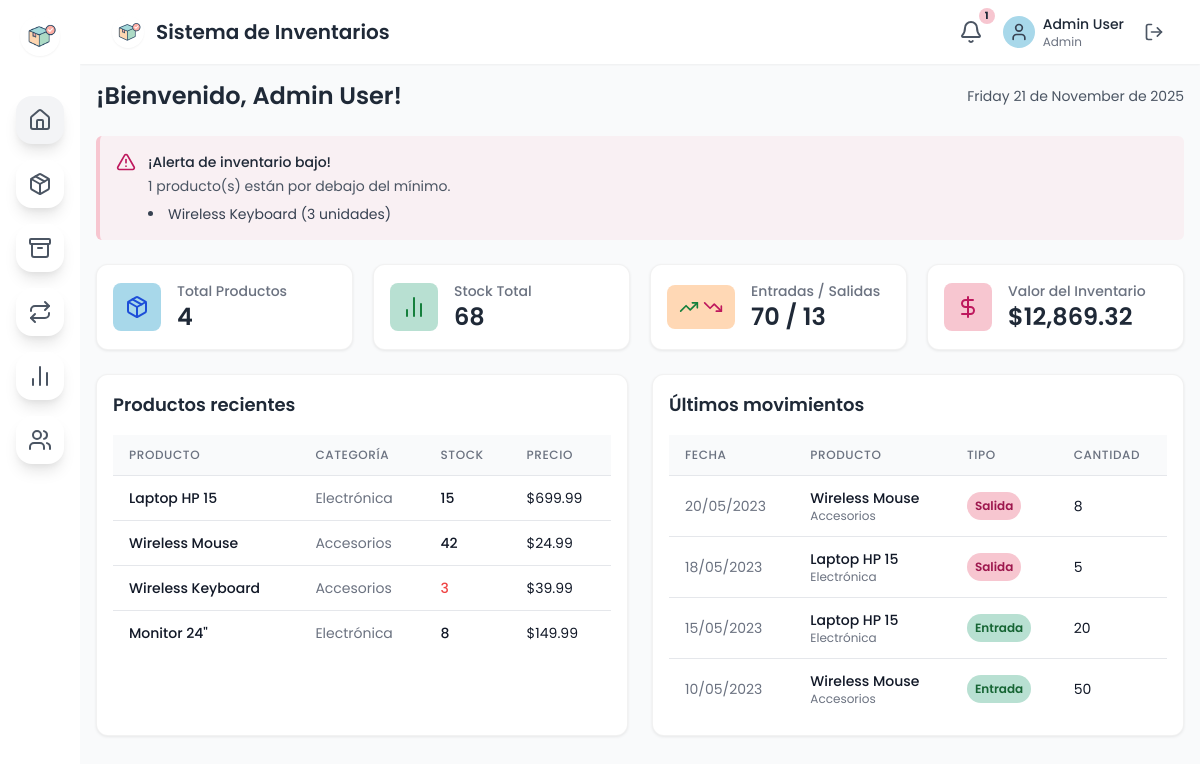
The page / (signed in) on the database its author committed.
### tables this page shows
CREATE TABLE IF NOT EXISTS products (
    id INT AUTO_INCREMENT PRIMARY KEY,
    name VARCHAR(150) NOT NULL,
    description TEXT,
    category VARCHAR(100) NOT NULL DEFAULT 'General',
    price DECIMAL(10,2) NOT NULL DEFAULT 0,
    cost DECIMAL(10,2) NOT NULL DEFAULT 0,
    stock_quantity INT NOT NULL DEFAULT 0,
    min_stock_level INT NOT NULL DEFAULT 0,
    image_url TEXT,
    created_at DATETIME NOT NULL DEFAULT CURRENT_TIMESTAMP
);

CREATE TABLE IF NOT EXISTS movements (
    id INT AUTO_INCREMENT PRIMARY KEY,
    product_id INT NOT NULL,
    type ENUM('in', 'out') NOT NULL,
    quantity INT NOT NULL,
    date DATETIME NOT NULL DEFAULT CURRENT_TIMESTAMP,
    notes VARCHAR(255) DEFAULT '',
    user_id INT NULL,
    CONSTRAINT fk_movements_product FOREIGN KEY (product_id) REFERENCES products(id) ON DELETE CASCADE,
    CONSTRAINT fk_movements_user FOREIGN KEY (user_id) REFERENCES users(id) ON DELETE SET NULL
);

### app/helpers.php (called while the page is built, shortened)
<?php
function e(?string $value): string
{
    return htmlspecialchars((string) $value, ENT_QUOTES, 'UTF-8');
}
function auth_user(): ?array
{
    return $_SESSION['user'] ?? null;
}
function render(string $view, array $data = [], ?string $layout = 'layout'): void
{
    $viewFile = __DIR__ . '/Views/' . $view . '.php';
    extract($data);
    include $viewFile;
}

### app/Core/Controller.php (called while the page is built, shortened)
<?php
abstract class Controller
{
    protected function render(string $view, array $data = [], ?string $layout = 'layout'): void
    {
        render($view, $data, $layout);
    }
}

### app/Controllers/DashboardController.php (called while the page is built, shortened)
<?php
class DashboardController extends Controller
{
    public function index(): void
    {
        $stats = Product::stats();
        $movementStats = Movement::stats();
        $lowStock = Product::lowStock();
        $this->render('dashboard/index', [
            'stats' => $stats,
            'movementStats' => $movementStats,
            'lowStock' => $lowStock,
            'recentProducts' => Product::recent(),
            'recentMovements' => Movement::latest(),
        ]);
    }
}

### public/index.php (called while the page is built, shortened)
<?php
$router = new Router();
$router->get('/login', [AuthController::class, 'showLogin']);
$router->post('/login', [AuthController::class, 'login']);
$router->get('/logout', [AuthController::class, 'logout']);
$router->get('/', [DashboardController::class, 'index']);
$router->get('/products', [ProductController::class, 'index']);
$router->post('/products/save', [ProductController::class, 'save']);
$router->post('/products/delete', [ProductController::class, 'delete']);
$router->get('/inventory', [InventoryController::class, 'index']);
$router->post('/inventory/adjust', [InventoryController::class, 'adjust']);
$router->get('/movements', [MovementController::class, 'index']);
$router->post('/movements/save', [MovementController::class, 'save']);
$router->get('/reports', [ReportController::class, 'index']);
$router->get('/users', [UserController::class, 'index']);
$router->post('/users/save', [UserController::class, 'save']);
$router->post('/users/delete', [UserController::class, 'delete']);
$router->post('/users/toggle', [UserController::class, 'toggle']);
$router->dispatch($_SERVER['REQUEST_METHOD'], parse_url($_SERVER['REQUEST_URI'] ?? '/', PHP_URL_PATH) ?: '/');

### app/Models/Product.php (called while the page is built, shortened)
<?php
class Product
{
    public static function lowStock(): array
    {
        $pdo = Database::connection();
        $stmt = $pdo->query('SELECT * FROM products WHERE stock_quantity <= min_stock_level ORDER BY stock_quantity ASC');
        return $stmt->fetchAll();
    }
    public static function stats(): array
    {
        $pdo = Database::connection();
        $summary = $pdo->query('SELECT COUNT(*) as total_products, SUM(stock_quantity) as total_stock, SUM(price * stock_quantity) as total_value FROM products')->fetch();
        return [
            'total_products' => (int) ($summary['total_products'] ?? 0),
            'total_stock' => (int) ($summary['total_stock'] ?? 0),
            'total_value' => (float) ($summary['total_value'] ?? 0),
        ];
    }
    public static function recent(int $limit = 5): array
    {
        $pdo = Database::connection();
        $stmt = $pdo->prepare('SELECT * FROM products ORDER BY created_at DESC LIMIT :limit');
        $stmt->bindValue(':limit', $limit, PDO::PARAM_INT);
        $stmt->execute();
        return $stmt->fetchAll();
    }
}

### app/Models/Movement.php (called while the page is built, shortened)
<?php
class Movement
{
    public static function latest(int $limit = 5): array
    {
        $pdo = Database::connection();
        $stmt = $pdo->prepare('SELECT m.*, p.name as product_name, p.category as product_category FROM movements m INNER JOIN products p ON p.id = m.product_id ORDER BY m.date DESC LIMIT :limit');
        $stmt->bindValue(':limit', $limit, PDO::PARAM_INT);
        $stmt->execute();
        return $stmt->fetchAll();
    }
    public static function stats(?string $range = null): array
    {
        $pdo = Database::connection();
        $params = [];
        $filter = '';
        $stmt = $pdo->prepare("SELECT
                COUNT(*) as total,
                SUM(CASE WHEN type = 'in' THEN 1 ELSE 0 END) as total_in,
                SUM(CASE WHEN type = 'out' THEN 1 ELSE 0 END) as total_out,
                SUM(CASE WHEN type = 'in' THEN quantity ELSE 0 END) as incoming_qty,
                SUM(CASE WHEN type = 'out' THEN quantity ELSE 0 END) as outgoing_qty
            FROM movements
            $filter");
        $stmt->execute($params);
        $rows = $stmt->fetch();
        return [
            'total' => (int) ($rows['total'] ?? 0),
            'total_in' => (int) ($rows['total_in'] ?? 0),
            'total_out' => (int) ($rows['total_out'] ?? 0),
            'incoming_qty' => (int) ($rows['incoming_qty'] ?? 0),
            'outgoing_qty' => (int) ($rows['outgoing_qty'] ?? 0),
        ];
    }
}

### app/Views/dashboard/index.php (the view)
<?php $user = auth_user(); ?>
<div class="max-w-7xl mx-auto space-y-6">
    <div class="flex items-center justify-between">
        <h2 class="text-2xl font-semibold text-gray-800">
            ¡Bienvenido, <?= e($user['name'] ?? '') ?>!
        </h2>
        <div class="text-sm text-gray-600">
            <?= strftime('%A %d de %B de %Y') ?>
        </div>
    </div>
    <?php if (!empty($lowStock)): ?>
        <div class="bg-pink-pastel bg-opacity-20 border-l-4 border-pink-pastel p-4 rounded-md">
            <div class="flex items-start">
                <i data-lucide="alert-triangle" class="h-5 w-5 text-pink-700"></i>
                <div class="ml-3">
                    <h3 class="text-sm font-medium text-gray-800">¡Alerta de inventario bajo!</h3>
                    <p class="text-sm text-gray-600 mt-1">
                        <?= count($lowStock) ?> producto(s) están por debajo del mínimo.
                    </p>
                    <ul class="mt-2 list-disc list-inside text-sm text-gray-700">
                        <?php foreach (array_slice($lowStock, 0, 3) as $p): ?>
                            <li><?= e($p['name']) ?> (<?= (int) $p['stock_quantity'] ?> unidades)</li>
                        <?php endforeach; ?>
                    </ul>
                </div>
            </div>
        </div>
    <?php endif; ?>
    <div class="grid grid-cols-1 md:grid-cols-2 lg:grid-cols-4 gap-5">
        <div class="card flex items-center">
            <div class="bg-blue-pastel p-3 rounded-lg mr-4">
                <i data-lucide="package" class="h-6 w-6 text-blue-700"></i>
            </div>
            <div>
                <p class="text-sm font-medium text-gray-500">Total Productos</p>
                <p class="text-2xl font-semibold text-gray-800"><?= $stats['total_products'] ?></p>
            </div>
        </div>
        <div class="card flex items-center">
            <div class="bg-green-pastel p-3 rounded-lg mr-4">
                <i data-lucide="bar-chart-2" class="h-6 w-6 text-green-700"></i>
            </div>
            <div>
                <p class="text-sm font-medium text-gray-500">Stock Total</p>
                <p class="text-2xl font-semibold text-gray-800"><?= $stats['total_stock'] ?></p>
            </div>
        </div>
        <div class="card flex items-center">
            <div class="bg-peach-pastel p-3 rounded-lg mr-4 flex space-x-1">
                <i data-lucide="trending-up" class="h-5 w-5 text-green-700"></i>
                <i data-lucide="trending-down" class="h-5 w-5 text-pink-700"></i>
            </div>
            <div>
                <p class="text-sm font-medium text-gray-500">Entradas / Salidas</p>
                <p class="text-2xl font-semibold text-gray-800">
                    <?= $movementStats['incoming_qty'] ?> / <?= $movementStats['outgoing_qty'] ?>
                </p>
            </div>
        </div>
        <div class="card flex items-center">
            <div class="bg-pink-pastel p-3 rounded-lg mr-4">
                <i data-lucide="dollar-sign" class="h-6 w-6 text-pink-700"></i>
            </div>
            <div>
                <p class="text-sm font-medium text-gray-500">Valor del Inventario</p>
                <p class="text-2xl font-semibold text-gray-800">$<?= number_format($stats['total_value'], 2) ?></p>
            </div>
        </div>
    </div>
    <div class="grid grid-cols-1 lg:grid-cols-2 gap-6">
        <div class="card">
            <h3 class="text-lg font-semibold mb-4">Productos recientes</h3>
            <div class="overflow-x-auto">
                <table class="min-w-full divide-y divide-gray-200">
                    <thead class="bg-gray-50">
                    <tr>
                        <th class="px-4 py-3 text-left text-xs font-medium text-gray-500 uppercase tracking-wider">Producto</th>
                        <th class="px-4 py-3 text-left text-xs font-medium text-gray-500 uppercase tracking-wider">Categoría</th>
                        <th class="px-4 py-3 text-left text-xs font-medium text-gray-500 uppercase tracking-wider">Stock</th>
                        <th class="px-4 py-3 text-left text-xs font-medium text-gray-500 uppercase tracking-wider">Precio</th>
                    </tr>
                    </thead>
                    <tbody class="bg-white divide-y divide-gray-200">
                    <?php foreach ($recentProducts as $product): ?>
                        <tr>
                            <td class="px-4 py-3 whitespace-nowrap">
                                <div class="text-sm font-medium text-gray-900"><?= e($product['name']) ?></div>
                            </td>
                            <td class="px-4 py-3 whitespace-nowrap">
                                <div class="text-sm text-gray-500"><?= e($product['category']) ?></div>
                            </td>
                            <td class="px-4 py-3 whitespace-nowrap">
                                <div class="text-sm font-medium <?= $product['stock_quantity'] <= $product['min_stock_level'] ? 'text-red-500' : 'text-gray-900' ?>">
                                    <?= (int) $product['stock_quantity'] ?>
                                </div>
                            </td>
                            <td class="px-4 py-3 whitespace-nowrap">
                                <div class="text-sm text-gray-900">$<?= number_format((float) $product['price'], 2) ?></div>
                            </td>
                        </tr>
                    <?php endforeach; ?>
                    </tbody>
                </table>
            </div>
        </div>
        <div class="card">
            <h3 class="text-lg font-semibold mb-4">Últimos movimientos</h3>
            <div class="overflow-x-auto">
                <table class="min-w-full divide-y divide-gray-200">
                    <thead class="bg-gray-50">
                    <tr>
                        <th class="px-4 py-3 text-left text-xs font-medium text-gray-500 uppercase tracking-wider">Fecha</th>
                        <th class="px-4 py-3 text-left text-xs font-medium text-gray-500 uppercase tracking-wider">Producto</th>
                        <th class="px-4 py-3 text-left text-xs font-medium text-gray-500 uppercase tracking-wider">Tipo</th>
                        <th class="px-4 py-3 text-left text-xs font-medium text-gray-500 uppercase tracking-wider">Cantidad</th>
                    </tr>
                    </thead>
                    <tbody class="bg-white divide-y divide-gray-200">
                    <?php foreach ($recentMovements as $movement): ?>
                        <tr>
                            <td class="px-4 py-3 whitespace-nowrap">
                                <div class="text-sm text-gray-500">
                                    <?= date('d/m/Y', strtotime($movement['date'])) ?>
                                </div>
                            </td>
                            <td class="px-4 py-3 whitespace-nowrap">
                                <div class="text-sm font-medium text-gray-900"><?= e($movement['product_name']) ?></div>
                                <div class="text-xs text-gray-500"><?= e($movement['product_category']) ?></div>
                            </td>
                            <td class="px-4 py-3 whitespace-nowrap">
                                <span class="px-2 py-1 inline-flex text-xs leading-5 font-semibold rounded-full <?= $movement['type'] === 'in' ? 'bg-green-pastel text-green-800' : 'bg-pink-pastel text-pink-800' ?>">
                                    <?= $movement['type'] === 'in' ? 'Entrada' : 'Salida' ?>
                                </span>
                            </td>
                            <td class="px-4 py-3 whitespace-nowrap">
                                <div class="text-sm text-gray-900"><?= (int) $movement['quantity'] ?></div>
                            </td>
                        </tr>
                    <?php endforeach; ?>
                    </tbody>
                </table>
            </div>
        </div>
    </div>
</div>

### public/assets/styles.css (style rules this page uses)
:root { --pink-pastel: #F7C6D0; --blue-pastel: #A8D8EA; --green-pastel: #B8E0D2; --peach-pastel: #FFD8B5; }
body { font-family: 'Poppins', sans-serif; background-color: #f9fafb; color: #1f2937; }
.card { background: #ffffff; border-radius: 0.75rem; padding: 1rem; border: 1px solid rgba(0, 0, 0, 0.05); box-shadow: 0 1px 3px rgba(0, 0, 0, 0.08); transition: all 0.2s ease-in-out; }
.bg-blue-pastel { background-color: var(--blue-pastel); }
.bg-pink-pastel { background-color: var(--pink-pastel); }
.bg-green-pastel { background-color: var(--green-pastel); }
.bg-peach-pastel { background-color: var(--peach-pastel); }

### rows shown on the page
products: name "Wireless Keyboard", stock_quantity "3", category "Accesorios", price "39.99"
products: name "Laptop HP 15", category "Electrónica", stock_quantity "15", price "699.99"
products: name "Wireless Mouse", category "Accesorios", stock_quantity "42", price "24.99"
products: name "Monitor 24\"", category "Electrónica", stock_quantity "8", price "149.99"
movements: date "20/05/2023", product.name "Wireless Mouse", product.category "Accesorios", type "Salida", quantity "8"
movements: date "18/05/2023", product.name "Laptop HP 15", product.category "Electrónica", type "Salida", quantity "5"
movements: date "15/05/2023", product.name "Laptop HP 15", product.category "Electrónica", type "Entrada", quantity "20"
movements: date "10/05/2023", product.name "Wireless Mouse", product.category "Accesorios", type "Entrada", quantity "50"

### other values the page prints
config('app.name') "Sistema de Inventarios"
$lowStockCount "1"
$user['name'] "Admin User"
$user['role'] "Admin"
strftime('%A %d de %B de %Y') "Friday 21 de November de 2025"
count($lowStock) "1"
$stats['total_products'] "4"
$stats['total_stock'] "68"
$movementStats['incoming_qty'] "70"
$movementStats['outgoing_qty'] "13"
$stats['total_value'] "12,869.32"
